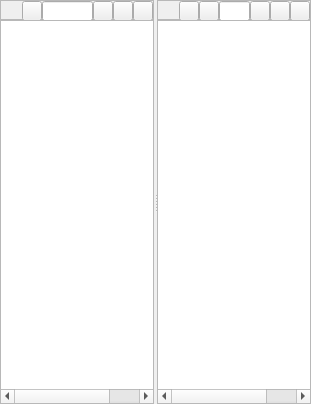
<?xml version="1.0" encoding="UTF-8"?>
<ui version="4.0">
 <class>WorldEditor</class>
 <widget class="QWidget" name="WorldEditor">
  <property name="geometry">
   <rect>
    <x>0</x>
    <y>0</y>
    <width>311</width>
    <height>404</height>
   </rect>
  </property>
  <property name="windowTitle">
   <string>World</string>
  </property>
  <layout class="QVBoxLayout" name="verticalLayout_3">
   <property name="spacing">
    <number>0</number>
   </property>
   <property name="leftMargin">
    <number>0</number>
   </property>
   <property name="topMargin">
    <number>0</number>
   </property>
   <property name="rightMargin">
    <number>0</number>
   </property>
   <property name="bottomMargin">
    <number>0</number>
   </property>
   <item>
    <widget class="QSplitter" name="splitter">
     <property name="orientation">
      <enum>Qt::Horizontal</enum>
     </property>
     <property name="handleWidth">
      <number>3</number>
     </property>
     <widget class="QWidget" name="layoutWidget_2">
      <layout class="QVBoxLayout" name="verticalLayout_2">
       <property name="spacing">
        <number>0</number>
       </property>
       <item>
        <widget class="QFrame" name="frame">
         <property name="sizePolicy">
          <sizepolicy hsizetype="Preferred" vsizetype="Fixed">
           <horstretch>0</horstretch>
           <verstretch>0</verstretch>
          </sizepolicy>
         </property>
         <property name="minimumSize">
          <size>
           <width>0</width>
           <height>20</height>
          </size>
         </property>
         <property name="maximumSize">
          <size>
           <width>16777215</width>
           <height>20</height>
          </size>
         </property>
         <property name="frameShape">
          <enum>QFrame::StyledPanel</enum>
         </property>
         <property name="frameShadow">
          <enum>QFrame::Raised</enum>
         </property>
         <layout class="QHBoxLayout" name="horizontalLayout">
          <property name="spacing">
           <number>0</number>
          </property>
          <property name="leftMargin">
           <number>0</number>
          </property>
          <property name="topMargin">
           <number>0</number>
          </property>
          <property name="rightMargin">
           <number>0</number>
          </property>
          <property name="bottomMargin">
           <number>0</number>
          </property>
          <item>
           <widget class="QLabel" name="render_icon">
            <property name="sizePolicy">
             <sizepolicy hsizetype="Fixed" vsizetype="Fixed">
              <horstretch>0</horstretch>
              <verstretch>0</verstretch>
             </sizepolicy>
            </property>
            <property name="minimumSize">
             <size>
              <width>16</width>
              <height>16</height>
             </size>
            </property>
            <property name="maximumSize">
             <size>
              <width>16</width>
              <height>16</height>
             </size>
            </property>
            <property name="text">
             <string/>
            </property>
            <property name="scaledContents">
             <bool>true</bool>
            </property>
           </widget>
          </item>
          <item>
           <spacer name="horizontalSpacer_3">
            <property name="orientation">
             <enum>Qt::Horizontal</enum>
            </property>
            <property name="sizeType">
             <enum>QSizePolicy::Fixed</enum>
            </property>
            <property name="sizeHint" stdset="0">
             <size>
              <width>5</width>
              <height>20</height>
             </size>
            </property>
           </spacer>
          </item>
          <item>
           <widget class="QToolButton" name="render_add">
            <property name="minimumSize">
             <size>
              <width>20</width>
              <height>20</height>
             </size>
            </property>
            <property name="maximumSize">
             <size>
              <width>20</width>
              <height>20</height>
             </size>
            </property>
            <property name="text">
             <string/>
            </property>
           </widget>
          </item>
          <item>
           <widget class="QLineEdit" name="render_search">
            <property name="minimumSize">
             <size>
              <width>0</width>
              <height>20</height>
             </size>
            </property>
            <property name="maximumSize">
             <size>
              <width>16777215</width>
              <height>20</height>
             </size>
            </property>
            <property name="clearButtonEnabled">
             <bool>true</bool>
            </property>
           </widget>
          </item>
          <item>
           <widget class="QToolButton" name="render_type">
            <property name="minimumSize">
             <size>
              <width>20</width>
              <height>20</height>
             </size>
            </property>
            <property name="maximumSize">
             <size>
              <width>20</width>
              <height>20</height>
             </size>
            </property>
            <property name="text">
             <string/>
            </property>
           </widget>
          </item>
          <item>
           <widget class="QToolButton" name="render_expand">
            <property name="minimumSize">
             <size>
              <width>20</width>
              <height>20</height>
             </size>
            </property>
            <property name="maximumSize">
             <size>
              <width>20</width>
              <height>20</height>
             </size>
            </property>
            <property name="text">
             <string/>
            </property>
           </widget>
          </item>
          <item>
           <widget class="QToolButton" name="render_collapse">
            <property name="minimumSize">
             <size>
              <width>20</width>
              <height>20</height>
             </size>
            </property>
            <property name="maximumSize">
             <size>
              <width>20</width>
              <height>20</height>
             </size>
            </property>
            <property name="text">
             <string/>
            </property>
           </widget>
          </item>
         </layout>
        </widget>
       </item>
       <item>
        <widget class="QTreeWidget" name="render_tree">
         <attribute name="headerVisible">
          <bool>false</bool>
         </attribute>
         <column>
          <property name="text">
           <string>name</string>
          </property>
         </column>
         <column>
          <property name="text">
           <string>type</string>
          </property>
         </column>
        </widget>
       </item>
      </layout>
     </widget>
     <widget class="QWidget" name="layoutWidget">
      <layout class="QVBoxLayout" name="verticalLayout">
       <property name="spacing">
        <number>0</number>
       </property>
       <item>
        <widget class="QFrame" name="frame_2">
         <property name="sizePolicy">
          <sizepolicy hsizetype="Preferred" vsizetype="Fixed">
           <horstretch>0</horstretch>
           <verstretch>0</verstretch>
          </sizepolicy>
         </property>
         <property name="minimumSize">
          <size>
           <width>0</width>
           <height>20</height>
          </size>
         </property>
         <property name="maximumSize">
          <size>
           <width>16777215</width>
           <height>20</height>
          </size>
         </property>
         <property name="frameShape">
          <enum>QFrame::StyledPanel</enum>
         </property>
         <property name="frameShadow">
          <enum>QFrame::Raised</enum>
         </property>
         <layout class="QHBoxLayout" name="horizontalLayout_2">
          <property name="spacing">
           <number>0</number>
          </property>
          <property name="leftMargin">
           <number>0</number>
          </property>
          <property name="topMargin">
           <number>0</number>
          </property>
          <property name="rightMargin">
           <number>0</number>
          </property>
          <property name="bottomMargin">
           <number>0</number>
          </property>
          <item>
           <widget class="QLabel" name="logic_icon">
            <property name="sizePolicy">
             <sizepolicy hsizetype="Fixed" vsizetype="Fixed">
              <horstretch>0</horstretch>
              <verstretch>0</verstretch>
             </sizepolicy>
            </property>
            <property name="minimumSize">
             <size>
              <width>16</width>
              <height>16</height>
             </size>
            </property>
            <property name="maximumSize">
             <size>
              <width>16</width>
              <height>16</height>
             </size>
            </property>
            <property name="text">
             <string/>
            </property>
            <property name="scaledContents">
             <bool>true</bool>
            </property>
           </widget>
          </item>
          <item>
           <spacer name="horizontalSpacer_4">
            <property name="orientation">
             <enum>Qt::Horizontal</enum>
            </property>
            <property name="sizeType">
             <enum>QSizePolicy::Fixed</enum>
            </property>
            <property name="sizeHint" stdset="0">
             <size>
              <width>5</width>
              <height>20</height>
             </size>
            </property>
           </spacer>
          </item>
          <item>
           <widget class="QToolButton" name="logic_sys">
            <property name="minimumSize">
             <size>
              <width>20</width>
              <height>20</height>
             </size>
            </property>
            <property name="maximumSize">
             <size>
              <width>20</width>
              <height>20</height>
             </size>
            </property>
            <property name="text">
             <string/>
            </property>
           </widget>
          </item>
          <item>
           <widget class="QToolButton" name="logic_add">
            <property name="minimumSize">
             <size>
              <width>20</width>
              <height>20</height>
             </size>
            </property>
            <property name="maximumSize">
             <size>
              <width>20</width>
              <height>20</height>
             </size>
            </property>
            <property name="text">
             <string/>
            </property>
           </widget>
          </item>
          <item>
           <widget class="QLineEdit" name="logic_search">
            <property name="minimumSize">
             <size>
              <width>0</width>
              <height>20</height>
             </size>
            </property>
            <property name="maximumSize">
             <size>
              <width>16777215</width>
              <height>20</height>
             </size>
            </property>
            <property name="clearButtonEnabled">
             <bool>true</bool>
            </property>
           </widget>
          </item>
          <item>
           <widget class="QToolButton" name="logic_type">
            <property name="minimumSize">
             <size>
              <width>20</width>
              <height>20</height>
             </size>
            </property>
            <property name="maximumSize">
             <size>
              <width>20</width>
              <height>20</height>
             </size>
            </property>
            <property name="text">
             <string/>
            </property>
           </widget>
          </item>
          <item>
           <widget class="QToolButton" name="logic_expand">
            <property name="minimumSize">
             <size>
              <width>20</width>
              <height>20</height>
             </size>
            </property>
            <property name="maximumSize">
             <size>
              <width>20</width>
              <height>20</height>
             </size>
            </property>
            <property name="text">
             <string/>
            </property>
           </widget>
          </item>
          <item>
           <widget class="QToolButton" name="logic_collapse">
            <property name="minimumSize">
             <size>
              <width>20</width>
              <height>20</height>
             </size>
            </property>
            <property name="maximumSize">
             <size>
              <width>20</width>
              <height>20</height>
             </size>
            </property>
            <property name="text">
             <string/>
            </property>
           </widget>
          </item>
         </layout>
        </widget>
       </item>
       <item>
        <widget class="QTreeWidget" name="logic_tree">
         <attribute name="headerVisible">
          <bool>false</bool>
         </attribute>
         <column>
          <property name="text">
           <string>name</string>
          </property>
         </column>
         <column>
          <property name="text">
           <string>type</string>
          </property>
         </column>
        </widget>
       </item>
      </layout>
     </widget>
    </widget>
   </item>
  </layout>
 </widget>
 <resources/>
 <connections/>
</ui>
